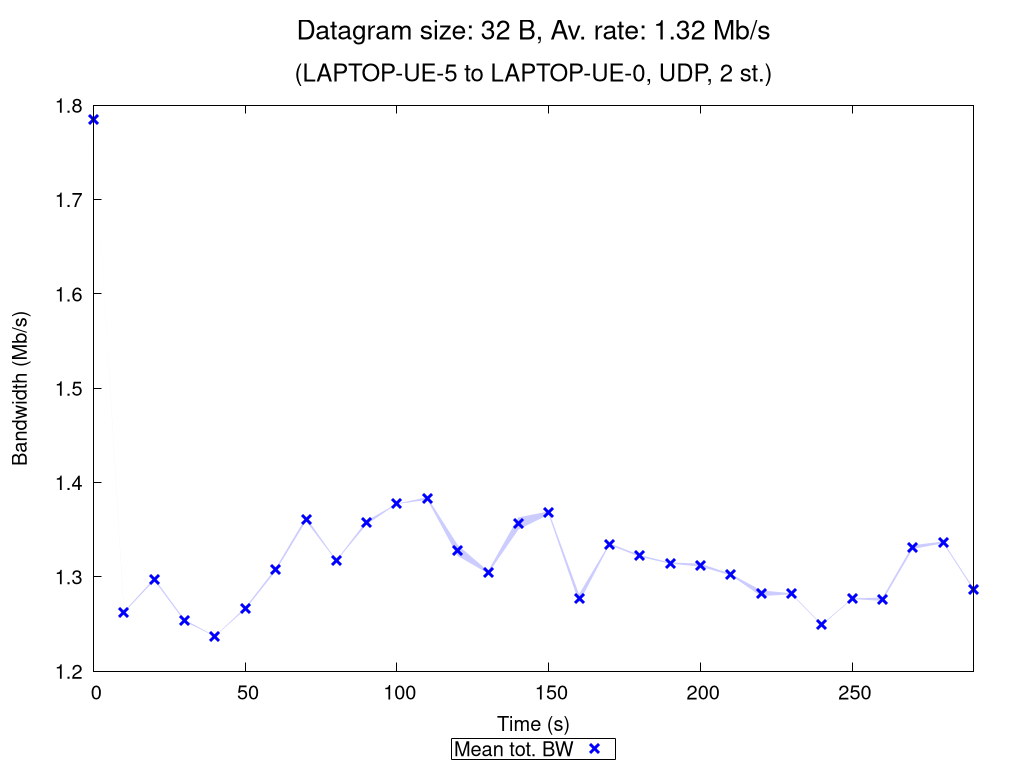

Source code (gnuplot):
set terminal pngcairo nocrop enhanced size 1024,768 font "Verdana,15"
set output "UDP_2_st_2020_10_12_12-56-35_two2one_00032B.png"

set title "{/=20 Datagram size: 32 B, Av. rate: 1.32 Mb/s}\n\n{/=18 (LAPTOP-UE-5 to LAPTOP-UE-0, UDP, 2 st.)}"

set xlabel "Time (s)"
set ylabel "Bandwidth (Mb/s)"
set ytics nomirror
set key bmargin center horizontal box samplen 1 width -1
set bmargin 4.6
set rmargin 4.5

rf = 1000000.0  # rate factor
set style fill transparent solid 0.2 noborder
set autoscale xfix
plot "UDP_2_st_2020_10_12_12-56-35_two2one_00032B_iperf_processed.dat" using 1:($2/rf-$3/rf):($2/rf+$3/rf) with filledcurves lc rgb "blue" notitle, \
     "" using 1:($2/rf) with points pt 2 ps 1.5 lw 3 lc rgb "blue" title "Mean tot. BW", \
